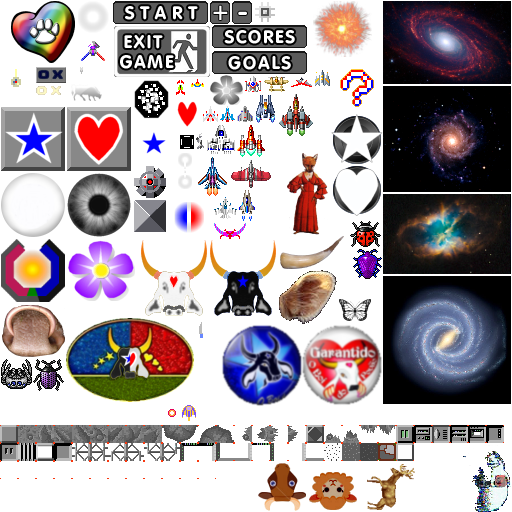
#> input picture assets/games/superoxwars/sf.png, 512 x 512 px
$ python bake_sow_pause_asset.py
#> lines starting #> are read from the running program, lines starting #| are printed output that depends on the picture
"""Compose pause plates from Super Ox Wars button artwork and lettering."""
from pathlib import Path
import hashlib,json
from PIL import Image,ImageDraw,ImageChops

root=Path(__file__).resolve().parents[1]
assets=root/'assets/games/superoxwars'
atlas=Image.open(assets/'sf.png').convert('RGBA')
#> atlas is the input picture: PIL image 512x512 RGBA; mean R, G, B, A 63.9, 53.7, 57.2, 148.2
plate=atlas.crop((112,0,209,25))
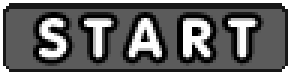
#> plate: PIL image 97x25 RGBA (shown 3 times larger); mean R, G, B, A 77, 77, 77, 228.5; transparent parts drawn white
ImageDraw.Draw(plate).rectangle((5,3,91,21),fill=atlas.getpixel((117,10)))
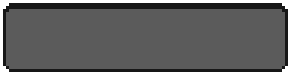
#> plate: PIL image 97x25 RGBA (shown 3 times larger); mean R, G, B, A 72.7, 72.7, 72.7, 228.5; transparent parts drawn white
# White-ink bounds; retain the original two-pixel antialiased outline.
bounds={'T':(140,7,149,19),'I':(148,35,150,48),
        'L':(273,56,280,69),'E':(125,36,132,48),
        'O':(249,30,260,43),'R':(264,31,273,43),
        'S':(225,30,234,43),'C':(237,30,246,43)}
glyphs={}
for c,(x,y,r,b) in bounds.items():
    glyph=atlas.crop((x-2,y-2,r+2,b+2))
    ink=glyph.convert('L').point(lambda v:max(0,min(255,int((v-100)*255/155))))
    clean=Image.new('RGBA',glyph.size,atlas.getpixel((117,10)))
    outline=Image.new('L',ink.size)
    for dx in range(-2,3):
        for dy in range(-2,3):
            if dx*dx+dy*dy<=4:outline=ImageChops.lighter(outline,ImageChops.offset(ink,dx,dy))
    clean.paste((0,0,0,255),mask=outline)
    clean.paste((255,255,255,255),mask=ink);glyphs[c]=clean
#> after the loop, glyphs = 8 items
width=sum(glyphs[c].width for c in 'TITLE')+8
#> width = 62
x=(97-width)//2
#> x = 17
for c in 'TITLE':
    glyph=glyphs[c];plate.paste(glyph,(x,21-glyph.height));x+=glyph.width+2
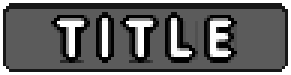
#> plate: PIL image 97x25 RGBA (shown 3 times larger); mean R, G, B, A 73.2, 73.2, 73.2, 228.5; transparent parts drawn white
#> after the loop, x = 81
page=Image.new('RGBA',(512,512));page.paste(plate,(1,1))
#> after `page = Image.new('RGBA', (512, 512))`: page: PIL image 512x512 RGBA; every value is 0
#> after `page.paste(plate, (1, 1))`:
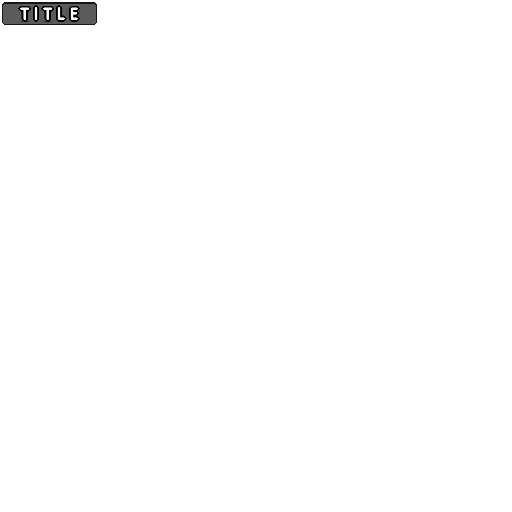
#> page: PIL image 512x512 RGBA; mean R, G, B, A 0.7, 0.7, 0.7, 2.1; transparent parts drawn white
# N and K are absent from the original menu labels. Construct their strokes
# at the same cap height, weight and two-pixel outline as the extracted ink.
for letter,strokes in {'N':[[(1,11),(1,1),(8,11),(8,1)]],
                       'K':[[(1,1),(1,11)],[(8,1),(1,6),(8,11)]]}.items():
    ink=Image.new('L',(52,64));draw=ImageDraw.Draw(ink)
    for points in strokes:
        points=[(int((x+2)*4),int((y+2)*4)) for x,y in points]
        draw.line(points,fill=255,width=8,joint='curve')
        for x,y in points:draw.ellipse((x-4,y-4,x+4,y+4),fill=255)
    ink=ink.resize((13,16),Image.Resampling.LANCZOS)
    clean=Image.new('RGBA',ink.size,atlas.getpixel((117,10)));outline=Image.new('L',ink.size)
    for dx in range(-2,3):
        for dy in range(-2,3):
            if dx*dx+dy*dy<=4:outline=ImageChops.lighter(outline,ImageChops.offset(ink,dx,dy))
    clean.paste((0,0,0,255),mask=outline);clean.paste((255,255,255,255),mask=ink);glyphs[letter]=clean
#> after the loop, glyphs = 10 items; points = [(40, 12), (12, 32), (40, 52)]
for top,text in [(28,'TILT ON'),(55,'R STICK')]:
    button=atlas.crop((112,0,209,25));ImageDraw.Draw(button).rectangle((5,3,91,21),fill=atlas.getpixel((117,10)))
    width=sum(6 if c==' ' else glyphs[c].width for c in text);x=(97-width)//2
    for c in text:
        if c==' ':x+=6;continue
        glyph=glyphs[c];button.paste(glyph,(x,21-glyph.height));x+=glyph.width
    page.paste(button,(1,top))
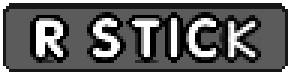
#> button: PIL image 97x25 RGBA (shown 3 times larger); mean R, G, B, A 74.9, 74.9, 74.9, 228.5; transparent parts drawn white
page.save(assets/'pause-buttons.png')
#> (the run stopped early here; a loop or call above may not have finished)
